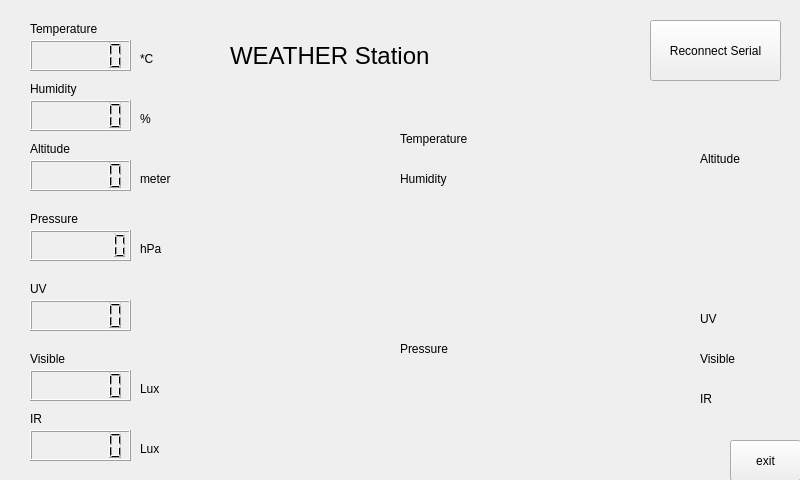
<?xml version="1.0" encoding="UTF-8"?>
<ui version="4.0">
 <class>WeatherBoard</class>
 <widget class="QWidget" name="WeatherBoard">
  <property name="geometry">
   <rect>
    <x>0</x>
    <y>0</y>
    <width>800</width>
    <height>480</height>
   </rect>
  </property>
  <property name="windowTitle">
   <string>Weather Board</string>
  </property>
  <widget class="QLCDNumber" name="lcdNum_Temp">
   <property name="geometry">
    <rect>
     <x>30</x>
     <y>40</y>
     <width>101</width>
     <height>31</height>
    </rect>
   </property>
   <property name="digitCount">
    <number>6</number>
   </property>
  </widget>
  <widget class="QLabel" name="lTemperature">
   <property name="geometry">
    <rect>
     <x>30</x>
     <y>20</y>
     <width>91</width>
     <height>17</height>
    </rect>
   </property>
   <property name="text">
    <string>Temperature</string>
   </property>
  </widget>
  <widget class="QLabel" name="lPressure">
   <property name="geometry">
    <rect>
     <x>30</x>
     <y>210</y>
     <width>67</width>
     <height>17</height>
    </rect>
   </property>
   <property name="text">
    <string>Pressure</string>
   </property>
  </widget>
  <widget class="QLCDNumber" name="lcdNum_Pressure">
   <property name="geometry">
    <rect>
     <x>30</x>
     <y>230</y>
     <width>101</width>
     <height>31</height>
    </rect>
   </property>
   <property name="digitCount">
    <number>7</number>
   </property>
  </widget>
  <widget class="QLCDNumber" name="lcdNum_Altitude">
   <property name="geometry">
    <rect>
     <x>30</x>
     <y>160</y>
     <width>101</width>
     <height>31</height>
    </rect>
   </property>
   <property name="digitCount">
    <number>6</number>
   </property>
  </widget>
  <widget class="QLCDNumber" name="lcdNum_Humidity">
   <property name="geometry">
    <rect>
     <x>30</x>
     <y>100</y>
     <width>101</width>
     <height>31</height>
    </rect>
   </property>
   <property name="digitCount">
    <number>6</number>
   </property>
  </widget>
  <widget class="QLCDNumber" name="lcdNum_UV">
   <property name="geometry">
    <rect>
     <x>30</x>
     <y>300</y>
     <width>101</width>
     <height>31</height>
    </rect>
   </property>
   <property name="digitCount">
    <number>6</number>
   </property>
  </widget>
  <widget class="QLCDNumber" name="lcdNum_Visible">
   <property name="geometry">
    <rect>
     <x>30</x>
     <y>370</y>
     <width>101</width>
     <height>31</height>
    </rect>
   </property>
   <property name="digitCount">
    <number>6</number>
   </property>
  </widget>
  <widget class="QLCDNumber" name="lcdNum_IR">
   <property name="geometry">
    <rect>
     <x>30</x>
     <y>430</y>
     <width>101</width>
     <height>31</height>
    </rect>
   </property>
   <property name="digitCount">
    <number>6</number>
   </property>
  </widget>
  <widget class="QLabel" name="lAltitude">
   <property name="geometry">
    <rect>
     <x>30</x>
     <y>140</y>
     <width>67</width>
     <height>17</height>
    </rect>
   </property>
   <property name="text">
    <string>Altitude</string>
   </property>
  </widget>
  <widget class="QLabel" name="lHumidity">
   <property name="geometry">
    <rect>
     <x>30</x>
     <y>80</y>
     <width>67</width>
     <height>17</height>
    </rect>
   </property>
   <property name="text">
    <string>Humidity</string>
   </property>
  </widget>
  <widget class="QLabel" name="lUV">
   <property name="geometry">
    <rect>
     <x>30</x>
     <y>280</y>
     <width>21</width>
     <height>17</height>
    </rect>
   </property>
   <property name="text">
    <string>UV</string>
   </property>
  </widget>
  <widget class="QLabel" name="lVisible">
   <property name="geometry">
    <rect>
     <x>30</x>
     <y>350</y>
     <width>51</width>
     <height>17</height>
    </rect>
   </property>
   <property name="text">
    <string>Visible</string>
   </property>
  </widget>
  <widget class="QLabel" name="lIR">
   <property name="geometry">
    <rect>
     <x>30</x>
     <y>410</y>
     <width>16</width>
     <height>17</height>
    </rect>
   </property>
   <property name="text">
    <string>IR</string>
   </property>
  </widget>
  <widget class="QwtPlot" name="qwtPlotTempHumi">
   <property name="geometry">
    <rect>
     <x>200</x>
     <y>110</y>
     <width>191</width>
     <height>171</height>
    </rect>
   </property>
  </widget>
  <widget class="QwtPlot" name="qwtPlotAltitude">
   <property name="geometry">
    <rect>
     <x>500</x>
     <y>110</y>
     <width>191</width>
     <height>171</height>
    </rect>
   </property>
  </widget>
  <widget class="QwtPlot" name="qwtPlotPressure">
   <property name="geometry">
    <rect>
     <x>190</x>
     <y>300</y>
     <width>201</width>
     <height>161</height>
    </rect>
   </property>
  </widget>
  <widget class="QwtPlot" name="qwtPlotUVAmbient">
   <property name="geometry">
    <rect>
     <x>490</x>
     <y>300</y>
     <width>201</width>
     <height>161</height>
    </rect>
   </property>
  </widget>
  <widget class="QLabel" name="lTemperature_2">
   <property name="geometry">
    <rect>
     <x>400</x>
     <y>130</y>
     <width>91</width>
     <height>17</height>
    </rect>
   </property>
   <property name="frameShape">
    <enum>QFrame::NoFrame</enum>
   </property>
   <property name="frameShadow">
    <enum>QFrame::Plain</enum>
   </property>
   <property name="text">
    <string>Temperature</string>
   </property>
  </widget>
  <widget class="QLabel" name="lHumidity_2">
   <property name="geometry">
    <rect>
     <x>400</x>
     <y>170</y>
     <width>67</width>
     <height>17</height>
    </rect>
   </property>
   <property name="text">
    <string>Humidity</string>
   </property>
  </widget>
  <widget class="QLabel" name="lAltitude_2">
   <property name="geometry">
    <rect>
     <x>700</x>
     <y>150</y>
     <width>67</width>
     <height>17</height>
    </rect>
   </property>
   <property name="text">
    <string>Altitude</string>
   </property>
  </widget>
  <widget class="QLabel" name="lPressure_2">
   <property name="geometry">
    <rect>
     <x>400</x>
     <y>340</y>
     <width>67</width>
     <height>17</height>
    </rect>
   </property>
   <property name="text">
    <string>Pressure</string>
   </property>
  </widget>
  <widget class="QLabel" name="lVisible_2">
   <property name="geometry">
    <rect>
     <x>700</x>
     <y>350</y>
     <width>51</width>
     <height>17</height>
    </rect>
   </property>
   <property name="text">
    <string>Visible</string>
   </property>
  </widget>
  <widget class="QLabel" name="lUV_2">
   <property name="geometry">
    <rect>
     <x>700</x>
     <y>310</y>
     <width>21</width>
     <height>17</height>
    </rect>
   </property>
   <property name="text">
    <string>UV</string>
   </property>
  </widget>
  <widget class="QLabel" name="lIR_2">
   <property name="geometry">
    <rect>
     <x>700</x>
     <y>390</y>
     <width>16</width>
     <height>17</height>
    </rect>
   </property>
   <property name="text">
    <string>IR</string>
   </property>
  </widget>
  <widget class="QLabel" name="label">
   <property name="geometry">
    <rect>
     <x>140</x>
     <y>50</y>
     <width>21</width>
     <height>17</height>
    </rect>
   </property>
   <property name="text">
    <string>*C</string>
   </property>
  </widget>
  <widget class="QLabel" name="label_2">
   <property name="geometry">
    <rect>
     <x>140</x>
     <y>110</y>
     <width>21</width>
     <height>17</height>
    </rect>
   </property>
   <property name="text">
    <string>%</string>
   </property>
  </widget>
  <widget class="QLabel" name="label_3">
   <property name="geometry">
    <rect>
     <x>140</x>
     <y>170</y>
     <width>41</width>
     <height>17</height>
    </rect>
   </property>
   <property name="text">
    <string>meter</string>
   </property>
  </widget>
  <widget class="QLabel" name="label_4">
   <property name="geometry">
    <rect>
     <x>140</x>
     <y>240</y>
     <width>51</width>
     <height>17</height>
    </rect>
   </property>
   <property name="text">
    <string>hPa</string>
   </property>
  </widget>
  <widget class="QLabel" name="label_5">
   <property name="geometry">
    <rect>
     <x>140</x>
     <y>380</y>
     <width>31</width>
     <height>17</height>
    </rect>
   </property>
   <property name="text">
    <string>Lux</string>
   </property>
  </widget>
  <widget class="QLabel" name="label_6">
   <property name="geometry">
    <rect>
     <x>140</x>
     <y>440</y>
     <width>31</width>
     <height>17</height>
    </rect>
   </property>
   <property name="text">
    <string>Lux</string>
   </property>
  </widget>
  <widget class="QLabel" name="Title">
   <property name="geometry">
    <rect>
     <x>230</x>
     <y>40</y>
     <width>211</width>
     <height>31</height>
    </rect>
   </property>
   <property name="font">
    <font>
     <pointsize>18</pointsize>
    </font>
   </property>
   <property name="frameShape">
    <enum>QFrame::NoFrame</enum>
   </property>
   <property name="frameShadow">
    <enum>QFrame::Plain</enum>
   </property>
   <property name="text">
    <string>WEATHER Station</string>
   </property>
  </widget>
  <widget class="QPushButton" name="m_button">
   <property name="geometry">
    <rect>
     <x>650</x>
     <y>20</y>
     <width>131</width>
     <height>61</height>
    </rect>
   </property>
   <property name="text">
    <string>Reconnect Serial</string>
   </property>
  </widget>
  <widget class="QPushButton" name="m_exitButton">
   <property name="geometry">
    <rect>
     <x>730</x>
     <y>440</y>
     <width>71</width>
     <height>41</height>
    </rect>
   </property>
   <property name="text">
    <string>exit</string>
   </property>
  </widget>
 </widget>
 <customwidgets>
  <customwidget>
   <class>QwtPlot</class>
   <extends>QFrame</extends>
   <header>qwt_plot.h</header>
   <container>1</container>
  </customwidget>
 </customwidgets>
 <resources/>
 <connections/>
</ui>
